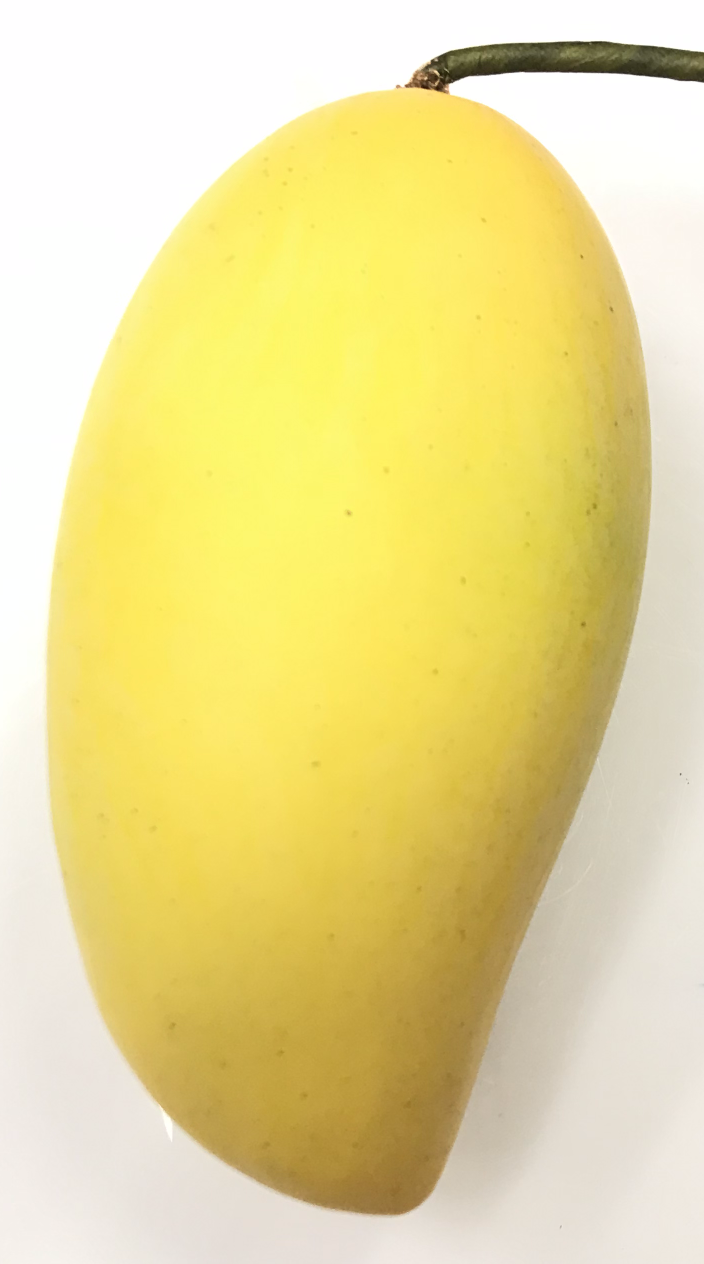
#> input picture test_image/mango_y_c.png, 1408 x 2527 px (shown at 1/2 size)
$ python test_color.py
#> lines starting #> are read from the running program, lines starting #| are printed output that depends on the picture; long printed decimals are rounded
import cv2
import numpy as np

from sklearn.cluster import KMeans
from collections import Counter

import datetime

def get_dominant_color(image, k=4, image_processing_size = None):
    """
    takes an image as input
    returns the dominant color of the image as a list

    dominant color is found by running k means on the
    pixels & returning the centroid of the largest cluster

    processing time is sped up by working with a smaller image;
    this resizing can be done with the image_processing_size param
    which takes a tuple of image dims as input
    >>> get_dominant_color(my_image, k=4, image_processing_size = (25, 25))
    [56.2423442, 34.0834233, 70.1234123]
    """
    #resize image if new dims provided
    if image_processing_size is not None:
        image = cv2.resize(image, image_processing_size,
                            interpolation = cv2.INTER_AREA)

    #reshape the image to be a list of pixels
    image = image.reshape((image.shape[0] * image.shape[1], 3))

    #cluster and assign labels to the pixels
    clt = KMeans(n_clusters = k)
    labels = clt.fit_predict(image)

    #count labels to find most popular
    label_counts = Counter(labels)
    #subset out most popular centroid
    dominant_color = clt.cluster_centers_[label_counts.most_common(1)[0][0]]

    return list(dominant_color)


def color_center(image, n = 10):

    h, w, cc = image.shape
    ch = int(h/2)
    cw = int(w/2)
    if n > ch : n = int(h/4)
    if n > cw : n = int(w/4)
    c_color = np.array([0, 0 ,0])
    count = 0
    for i in range(ch - n, ch + n + 1):
        for j in range(cw - n, cw + n + 1):
            color = image[i, j, :]
            c_color += color
            count += 1
    c_color = c_color / count

    return c_color


def read_test_data():

    img = cv2.imread('test_image/mango_y_c.png', 1)
#> img is the input picture: shape (2527, 1408, 3); mean B, G, R 148, 219.4, 233.4

    print('Original Dimensions : ',img.shape)
#| Original Dimensions :  (2527, 1408, 3)

    scale_percent = 10 # percent of original size
    width = int(img.shape[1] * scale_percent / 100)
#> width = 140
    height = int(img.shape[0] * scale_percent / 100)
#> height = 252
    dim = (100, 100)
    # resize image
    resized_y = cv2.resize(img, dim, interpolation = cv2.INTER_AREA)
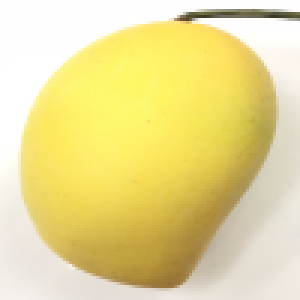
#> resized_y: shape (100, 100, 3) (shown 3 times larger); mean B, G, R 148, 219.4, 233.4

    print('Resized Dimensions : ',resized_y.shape)
#| Resized Dimensions :  (100, 100, 3)

    img = cv2.imread('test_image/mango_b_c.png', 1)
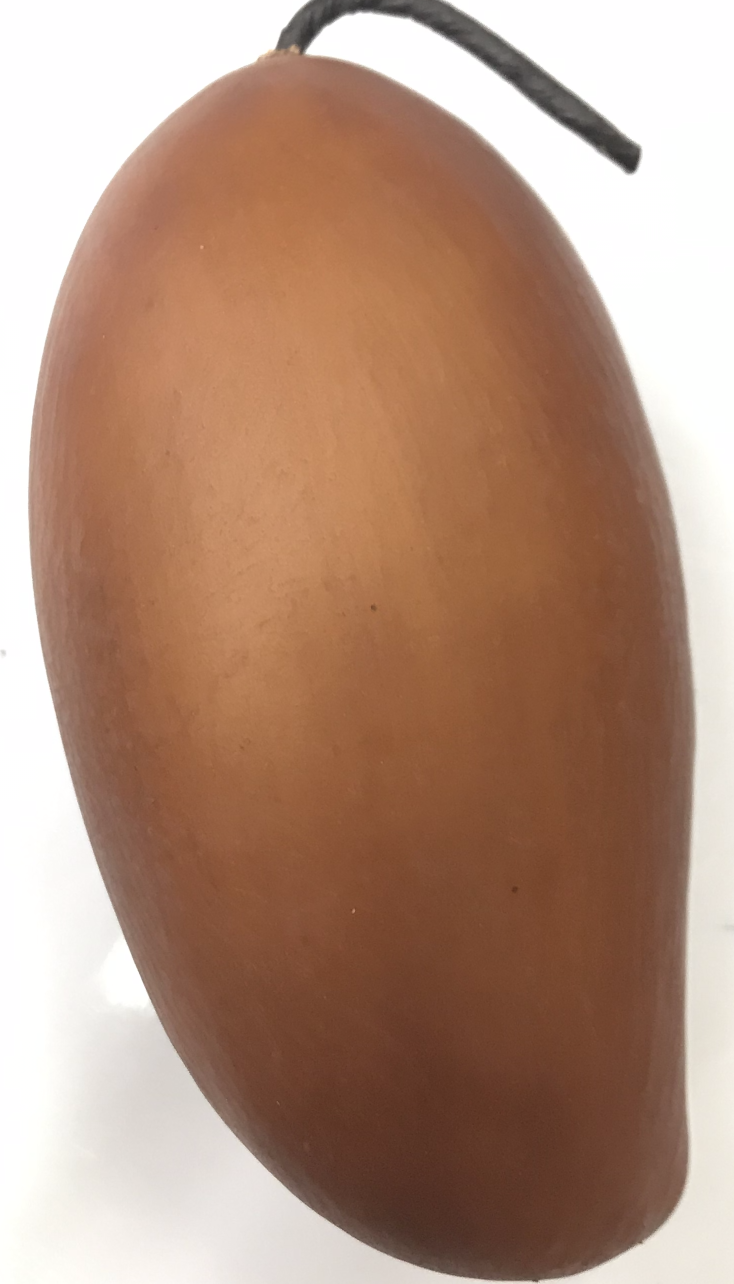
#> input picture test_image/mango_b_c.png, 1468 x 2567 px (shown at 1/2 size)
#> img is the input picture: shape (2567, 1468, 3); mean B, G, R 124.3, 143.4, 177.1

    print('Original Dimensions : ',img.shape)
#| Original Dimensions :  (2567, 1468, 3)

    scale_percent = 10 # percent of original size
    width = int(img.shape[1] * scale_percent / 100)
#> width = 146
    height = int(img.shape[0] * scale_percent / 100)
#> height = 256
    dim = (100, 100)
    # resize image
    resized_b = cv2.resize(img, dim, interpolation = cv2.INTER_AREA)
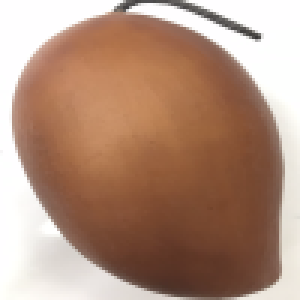
#> resized_b: shape (100, 100, 3) (shown 3 times larger); mean B, G, R 124.3, 143.4, 177.1

    print('Resized Dimensions : ',resized_b.shape)
#| Resized Dimensions :  (100, 100, 3)

    return [resized_y, resized_b]

def get_color(image) :
    d_color = get_dominant_color(image, k=3)
    if d_color[0] > 175: return 'brown'
    else : return 'yellow'

if __name__ == '__main__':
    y, b = read_test_data()
    start = datetime.datetime.now()
    print(get_dominant_color(y))
#> in get_dominant_color, `labels = clt.fit_predict(image)`: labels = 10000 values, max 3 at index 753, min 0 at index 365, mean 1.81
#> in get_dominant_color, `label_counts = Counter(labels)`: label_counts = {2: 1997, 0: 2170, 1: 1693, 3: 4140}
#> in get_dominant_color, `dominant_color = clt.cluster_centers_[label_counts.most_common(1)[0][0]]`: dominant_color = [99.09, 228.5, 247]
#| [99.090, 228.514, 247.037]
    stop = datetime.datetime.now()
    print(stop - start)
    start = datetime.datetime.now()
    print(get_dominant_color(b))
#| [55.821, 77.921, 122.070]
    stop = datetime.datetime.now()
    print(stop - start)
